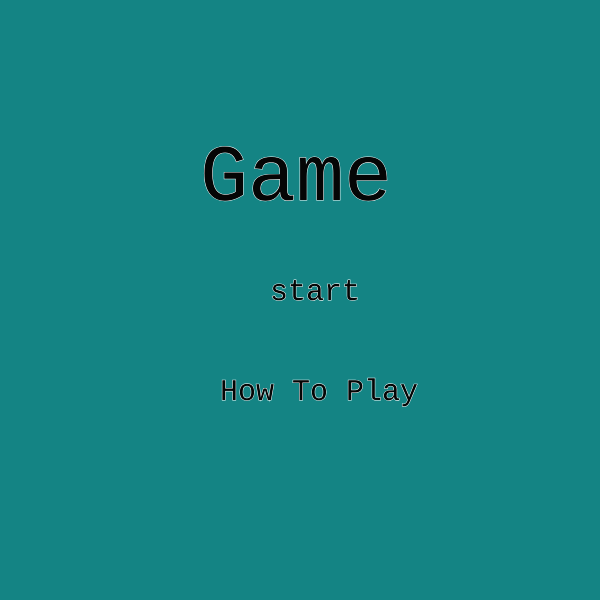
Frame 1 (no input)
Frame 60 (no input): identical to frame 1, image omitted
Frame 120 (the mouse pressed at the canvas centre since frame 60): identical to frame 1, image omitted

The p5.js sketch that drew this single still picture (run headless with seeded random() and noise() and a simulated clock; from frame 60 on, the mouse is pressed at the canvas centre):

// p5.js sketch
// ── sketch.js
'use strict';

let state = 'title';
let cnv;
let points = 0;
let w = 600;
let h = 600;

function setup() {
  cnv = createCanvas(w, h);

  textFont('monospace');
}

function draw() {
  // state statment for 1 var
  switch (state) {
    case 'title':
      title();
      cnv.mouseClicked(titleMouseClicked);
      break;
    case 'level 1':
      level1();
      cnv.mouseClicked(level1MouseClicked);
      break;
    case 'you win':
      youWin();
      cnv.mouseClicked(youWinMouseClicked);
      break;
    default:
      break;
  }
  //if (state === 'title') {
  //  title();
  //  cnv.mouseClicked(titleMouseClicked);
  //} else if (state === "level 1" && points > 50) {
  //  level1();
  //  cnv.mouseClicked(level1MouseClicked);
  //} else {

  //}
  //}


  function title() {
    background(20, 132, 132);
    textSize(80);
    stroke(255);
    fill(5);
    text('Game', 200, 200);

    textSize(30);
    text('start', 270, 300);

    textSize(30);
    text('How To Play', 220, 400);
  }

  function titleMouseClicked() {

    console.log('canvas is clicked on title page');
    state = 'level 1'

  }

  function level1() {
    background(113, 50, 299);
    textSize(30);
    text('click for ponts', 180, height - 300);
  }

  function level1MouseClicked() {
    points++;
    console.log('points = ' + points);

    if (points >= 10) {
      state = 'win'
    }


    function youWin() {
      background(20, 132, 132);
      textSize(80);
      stroke(255);
      text('Win', 200, 200);

      textSize(30);
      text('Restart', 270, 300);

    }

    function youWinMouseClicked() {
      state = 'level 1';
      points = 0;
    }

  }
}
